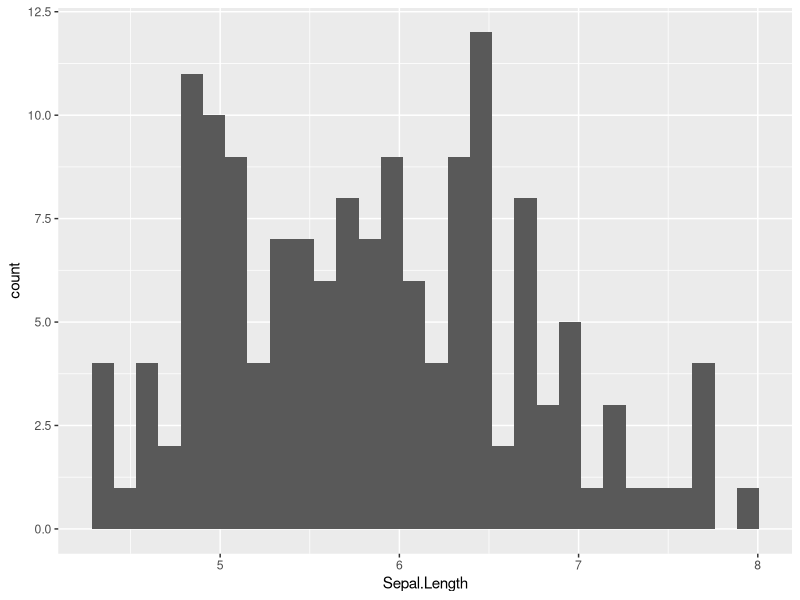
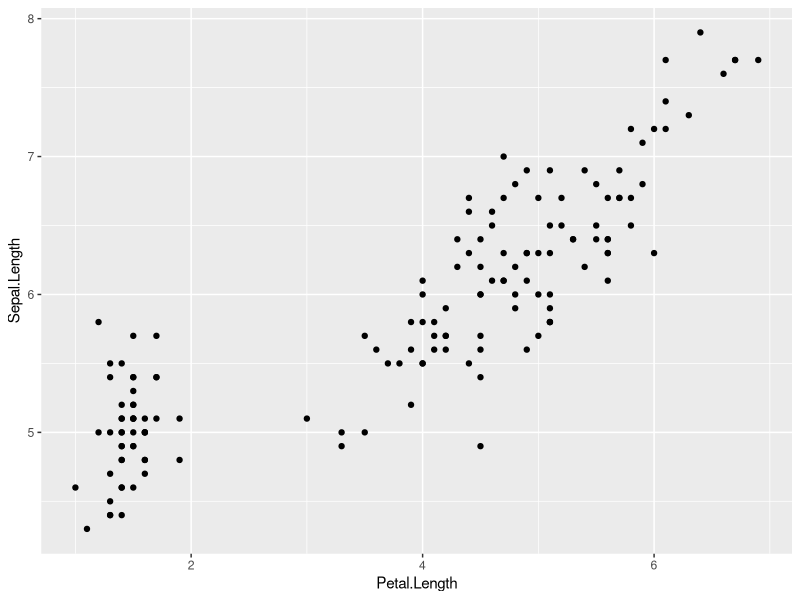
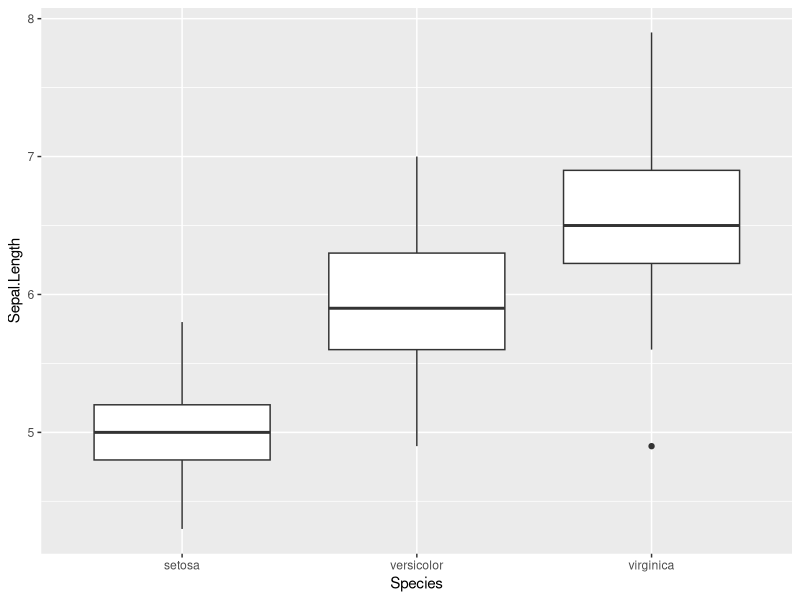
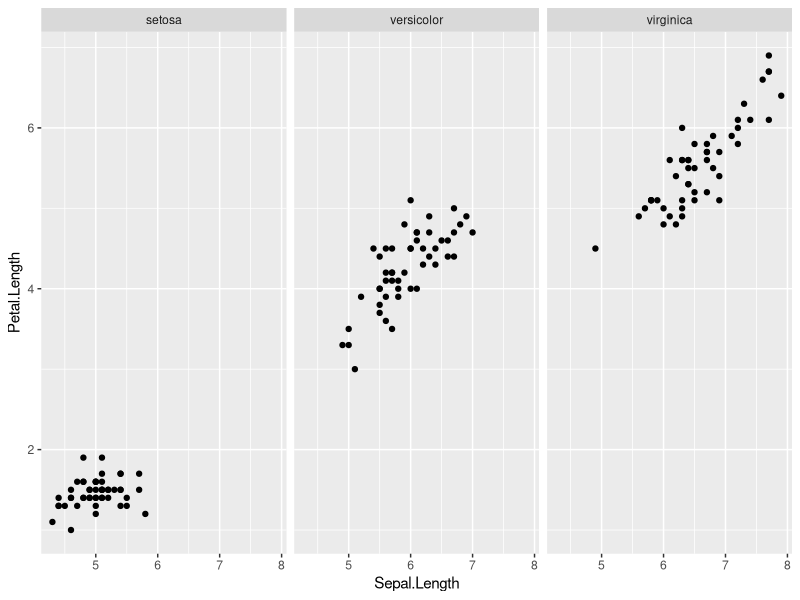
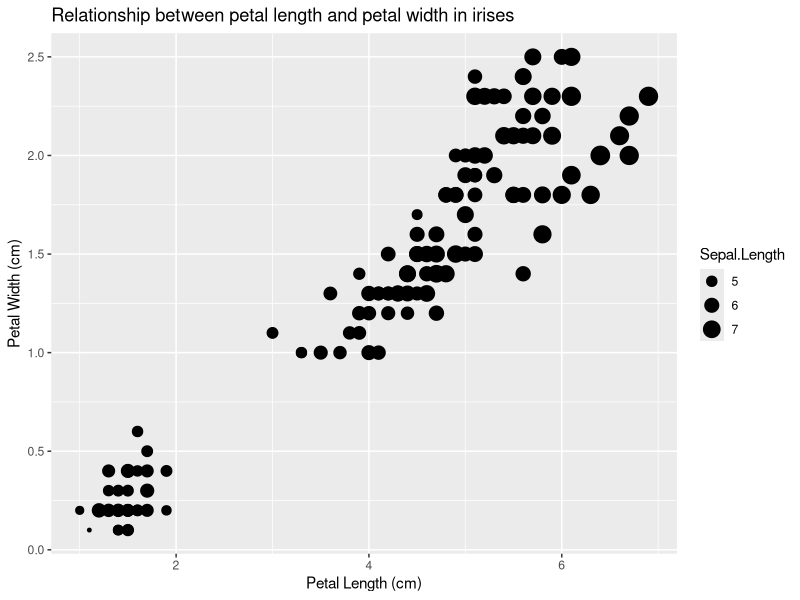

R code for these plots, in order:
## ---- chunk 1
# To install R packages (works for most packages)

install.packages("package_name") # Note that the package_name is wrapped in double quotes. This is important.

# Try installing the ggplot2 package

install.packages("ggplot2")
## ---- chunk 2
# To load an R package, use the library() function

# Try loading the ggplot2 package

library(ggplot2)

# Once you've loaded the package, you can now access the package contents

## ---- chunk 3
# Load the data
data(iris)

# Brief summary of the data
summary(iris)

## ---- chunk 4
# Univariate continuous distributions can be visualized in various ways, but one popular way is a histogram


# Let's create a basic histogram of the sepal length variable from the iris dataset using ggplot2

ggplot(data = iris, # Specify the name of the dataset
       aes(x = Sepal.Length)) + # Specify which variable to map to the x-axis
  geom_histogram() # Add a geom_histogram layer to create a histogram of sepal length


# Try adapting the previous code to create a histogram of the sepal width





## ---- chunk 5

# Create a basic scatterplot to show the relationship between sepal length and petal length

ggplot(data = iris,
       aes(x = Petal.Length,
           y = Sepal.Length)) + # Notice that there are mappings for x and y 
  geom_point() # geom_point creates points at each x-y mapping of the data, thereby creating a scatterplot


## ---- chunk 6

# Create a simple boxplot of sepal length by flower species 

ggplot(data = iris,
       aes(x = Species, # Note: for boxplots, you should put the discrete variable on the x-axis
           y = Sepal.Length)) +
  geom_boxplot()


## ---- chunk 7

# Using faceting, visualize the relationship between sepal length and petal length, conditioned by flower species

ggplot(data = iris,
       aes(x = Sepal.Length, y = Petal.Length)) +
  geom_point() +
  facet_wrap(c("Species"))

## ---- chunk 8

# Plot titles and axis labels can be easily added using ggtitle(), xlab(), and ylab() functions

# Create a scatterplot of petal length on the x axis and petal width on the y axis
# Using the "size" aesthetic parameter, scale point sizes by sepal length
# Give this plot a title of "Relationship between petal length and petal width in irises"
# Label the x axis as "Petal Length (cm)", and y axis as "Petal Width (cm)"

ggplot(data = iris,
       aes(x = Petal.Length,
           y = Petal.Width)) +
  geom_point(aes(size = Sepal.Length)) +
  ggtitle("Relationship between petal length and petal width in irises") +
  xlab("Petal Length (cm)") +
  ylab("Petal Width (cm)")




